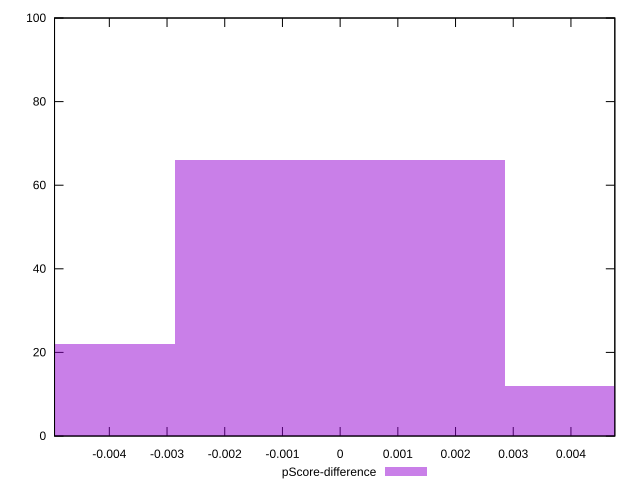

Recreate this plot in gnuplot.
reset

$pScoreDifference <<EOF
0 66
0.005714074570261453 12
-0.005714074570261453 22
EOF

set key outside below
set boxwidth 0.005714074570261453
set xrange [-0.0049497191864867895:0.0047603999113390305]
set yrange [0:100]
set trange [0:100]
set style fill transparent solid 0.5 noborder
set terminal svg size 640, 490 enhanced background rgb 'white'
set output "report_00014_2021-02-09T15:56:05.503Z/speed-index/samples/pages+cached+noadtech+nomedia/pScore-difference/histogram.svg"

plot $pScoreDifference title "pScore-difference" with boxes

reset
